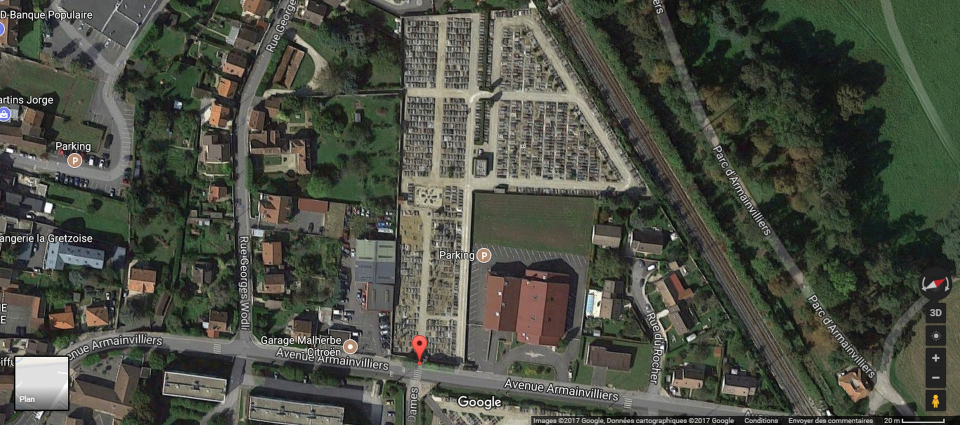
#> input picture images/Copy of img-satellite-ancien-cimetiere-communal-gretz-armainvilliers-77220.jpg, 1920 x 850 px (shown at 1/2 size); its folder holds only this picture in this run
$ jupyter execute Notebook_Cropping.ipynb   (shell and % lines are left out)
#> lines starting #> are read from the running program, lines starting #| are printed output that depends on the picture
#> further down, image is the input picture: shape (850, 1920, 3); mean B, G, R 67.5, 78.2, 75.2
### Code/cropping.py
import cv2
import numpy as np
import sys
import math
from sklearn.cluster import DBSCAN


def getFeaturePoints(image):

	"""Takes as input an image, returns a matrix of coordinates of ORB feature points"""

	orb = cv2.ORB_create(nfeatures=100000)
	kp = orb.detect(image,None)
#> kp = 69474 keypoints; strongest (x, y, size): (650, 681, 31), (151, 475, 31), (668, 704, 31), (151, 480, 31)
	kp, des = orb.compute(image, kp)

	matrixKp = np.zeros((len(kp),2))
#> matrixKp = 69474 pairs, first value 0 to 0, second value 0 to 0
	for i in range(len(kp)):
		matrixKp[i,0], matrixKp[i,1] = kp[i].pt
#> after the loop, matrixKp = 69474 pairs, first value 31 to 1888, second value 31 to 818

	return matrixKp


# [11 lines left out: function createMatrixFromCoords, not called in this run]


def cropCemetery(image):

	'''Takes as input an image, returns a cropped image with region of
	maximum density of ORB feature points in the image '''

	featurePoints = getFeaturePoints(image)
#> featurePoints has the same summary as matrixKp in getFeaturePoints

	dbscan = DBSCAN(eps=20, min_samples=100)

	clustersFeaturePoints = dbscan.fit_predict(featurePoints)
	clusters, counts = np.unique(clustersFeaturePoints,      return_counts=True)
#> clusters = 38 values from -1 to 36; counts = 38 values, max 28260 at index 7, min 61 at index 35, mean 1828.3

	densityMax=0
	for idx in np.argsort(counts)[-5:]:
	    nb = counts[idx]
	    featurePointsCluster = featurePoints[clustersFeaturePoints==clusters[idx]]
	    area = (np.max(featurePointsCluster[:,0])-np.min(featurePointsCluster[:,0]))*(np.max(featurePointsCluster[:,1])-np.min(featurePointsCluster[:,1]))
	    density = nb*nb/area
	    if density>densityMax:
	        idxMax=idx
	        densityMax=density
#> this loop made 5 passes
#> (idx, nb, area, density, idxMax, densityMax) on passes 1 to 5: (9, 2381, 56884.3, 99.66, 9, 99.66), (15, 2655, 56040.8, 125.8, 15, 125.8), (5, 3310, 85653.9, 127.9, 5, 127.9), (0, 20153, 1461459, 277.9, 0, 277.9), (7, 28260, 685806.3, 1164.5, 7, 1164.5)
#> after the loop, densityMax = 1164.5; idxMax = 7

	featurePointsBiggestCluster = featurePoints[clustersFeaturePoints==clusters[idxMax]]
#> featurePointsBiggestCluster = 28260 pairs, first value 378.2 to 1311, second value 32 to 767.2

	xMin = int(np.min(featurePointsBiggestCluster[:,0]))
#> xMin = 378
	xMax = int(np.max(featurePointsBiggestCluster[:,0]))
#> xMax = 1311
	yMin = int(np.min(featurePointsBiggestCluster[:,1]))
#> yMin = 32
	yMax = int(np.max(featurePointsBiggestCluster[:,1]))
#> yMax = 767

	return image[yMin:yMax,xMin:xMax,:]
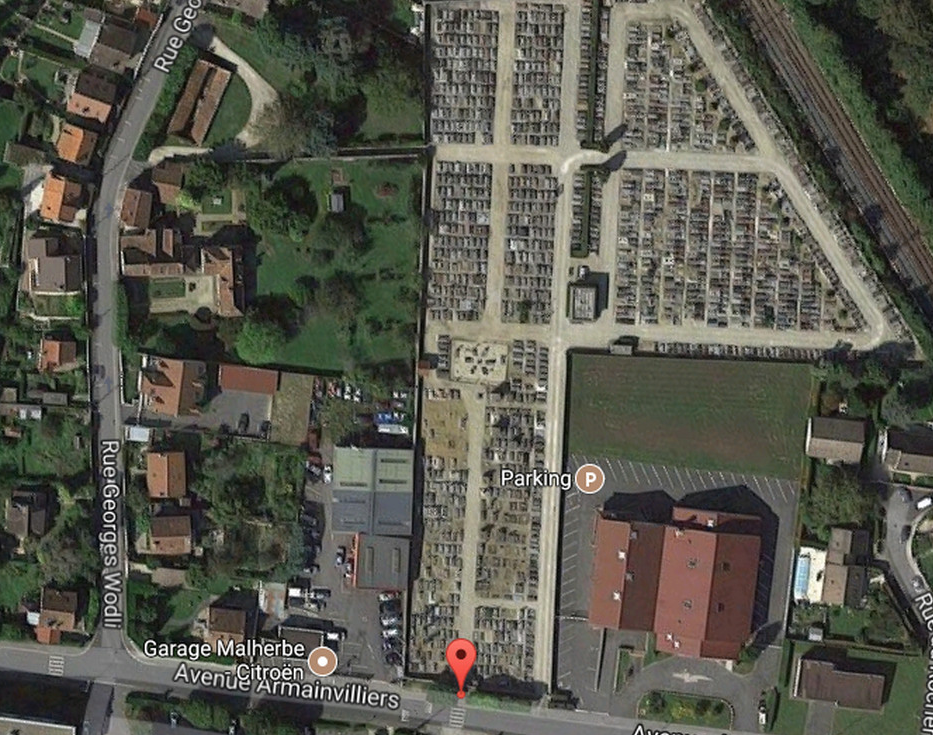
#> returned value: shape (735, 933, 3); mean of channels 0, 1, 2 77.1, 87.5, 87.6; drawn as B, G, R

### Code/Notebook_Cropping.ipynb
[cell 1]
import cv2
import matplotlib.animation as animation
import matplotlib.pyplot as plt
import os

[cell 2]
from cropping import cropCemetery

# Example : cropping one image

[cell 3]
nbImage = 0
imageName = os.listdir('../images/')[nbImage]
imagePath = '../images/'+imageName
image = cv2.imread(imagePath)
imageCropped = cropCemetery(image)

fig, (ax1,ax2) = plt.subplots(1,2)
ax1.imshow(image)
ax2.imshow(imageCropped)
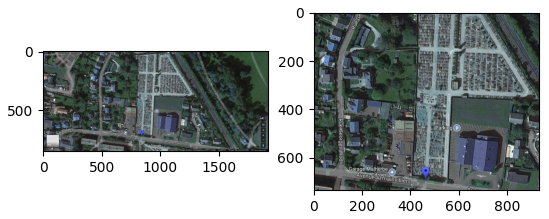
#> figure drawn by matplotlib, 2 panels; B, G, R data is drawn as R, G, B

# Cropping all images
Crops all images in folder ../images/ and puts them in subfolder ../images/Cropped/

[cell 4]
#Makes sure that the subfolder Cropped/ exists in images/, if not create it
directory = '../images/Cropped/'
if not os.path.exists(directory):
    os.makedirs(directory)

[cell 5]
for imageName in os.listdir('../images/'):
    if 'jpg' in imageName:
        imagePath = '../images/'+imageName
        image = cv2.imread(imagePath)
        imageCropped = cropCemetery(image)
#> the loop in cropCemetery (call 2), `for idx in np.argsort(counts)[-5:]:` made 5 passes

        cv2.imwrite('../images/Cropped/'+imageName,imageCropped)
